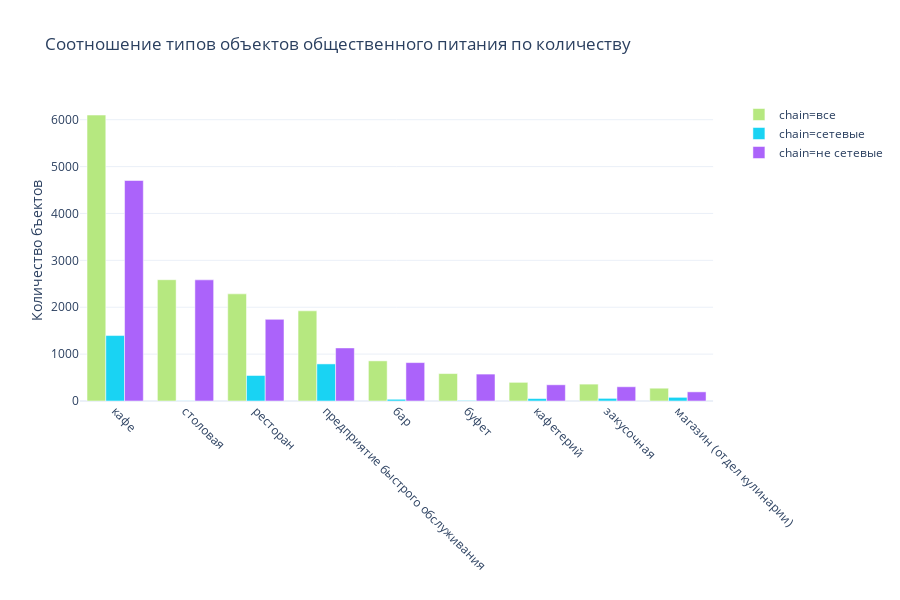

Notebook source saved alongside this figure:
### Markdown cell above
<font style="color:DeepPink; font-size:200%">•</font> Определим для какого вида объекта общественного питания характерно сетевое распространение.

### Code cell
fig.show()

### Figure 1 — Plotly figure (JSON) as saved in the notebook; plotly's stock layout.template omitted (floating-point values rounded to 4 significant figures)
{"data": [{"alignmentgroup": "True", "hoverlabel": {"namelength": 0}, "hovertemplate": "chain=все<br>=%{x}<br>Количество бъектов=%{y}", "legendgroup": "chain=все", "marker": {"color": "#B6E880"}, "name": "chain=все", "offsetgroup": "chain=все", "orientation": "v", "showlegend": true, "textposition": "auto", "type": "bar", "x": ["кафе", "столовая", "ресторан", "предприятие быстрого обслуживания", "бар", "буфет", "кафетерий", "закусочная", "магазин (отдел кулинарии)"], "xaxis": "x", "y": [6099, 2587, 2285, 1923, 856, 585, 398, 360, 273], "yaxis": "y"}, {"alignmentgroup": "True", "hoverlabel": {"namelength": 0}, "hovertemplate": "chain=сетевые<br>=%{x}<br>Количество бъектов=%{y}", "legendgroup": "chain=сетевые", "marker": {"color": "#19d3f3"}, "name": "chain=сетевые", "offsetgroup": "chain=сетевые", "orientation": "v", "showlegend": true, "textposition": "auto", "type": "bar", "x": ["бар", "буфет", "закусочная", "кафе", "кафетерий", "магазин (отдел кулинарии)", "предприятие быстрого обслуживания", "ресторан", "столовая"], "xaxis": "x", "y": [37, 11, 56, 1396, 52, 78, 791, 544, 3], "yaxis": "y"}, {"alignmentgroup": "True", "hoverlabel": {"namelength": 0}, "hovertemplate": "chain=не сетевые<br>=%{x}<br>Количество бъектов=%{y}", "legendgroup": "chain=не сетевые", "marker": {"color": "#ab63fa"}, "name": "chain=не сетевые", "offsetgroup": "chain=не сетевые", "orientation": "v", "showlegend": true, "textposition": "auto", "type": "bar", "x": ["бар", "буфет", "закусочная", "кафе", "кафетерий", "магазин (отдел кулинарии)", "предприятие быстрого обслуживания", "ресторан", "столовая"], "xaxis": "x", "y": [819, 574, 304, 4703, 346, 195, 1132, 1741, 2584], "yaxis": "y"}], "layout": {"barmode": "group", "height": 600, "legend": {"tracegroupgap": 0}, "title": {"text": "Cоотношение типов объектов общественного питания по количеству"}, "xaxis": {"anchor": "y", "domain": [0, 0.98], "tickangle": 45, "title": {"text": ""}}, "yaxis": {"anchor": "x", "domain": [0, 1], "title": {"text": "Количество бъектов"}}}}
